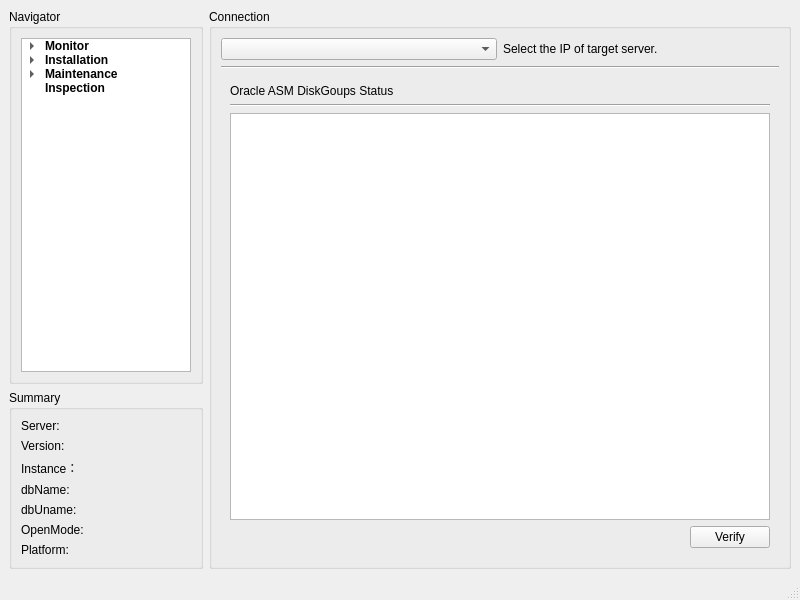
<?xml version="1.0" encoding="UTF-8"?>
<ui version="4.0">
 <class>MainWindow</class>
 <widget class="QMainWindow" name="MainWindow">
  <property name="geometry">
   <rect>
    <x>0</x>
    <y>0</y>
    <width>800</width>
    <height>600</height>
   </rect>
  </property>
  <property name="windowTitle">
   <string>ServerUtilities</string>
  </property>
  <property name="windowIcon">
   <iconset>
    <normaloff>ooopic_1569555377.ico</normaloff>ooopic_1569555377.ico</iconset>
  </property>
  <widget class="QWidget" name="centralwidget">
   <layout class="QGridLayout" name="gridLayout">
    <item row="0" column="0">
     <layout class="QGridLayout" name="gridLayout_10" columnstretch="1,3">
      <item row="0" column="0">
       <layout class="QGridLayout" name="gridLayout_3" rowstretch="1,0">
        <item row="0" column="0">
         <widget class="QGroupBox" name="groupBox_3">
          <property name="title">
           <string>Navigator</string>
          </property>
          <layout class="QGridLayout" name="gridLayout_7">
           <item row="0" column="0">
            <widget class="QTreeWidget" name="treeWidget">
             <property name="headerHidden">
              <bool>true</bool>
             </property>
             <column>
              <property name="text">
               <string>Navigator</string>
              </property>
              <property name="font">
               <font>
                <weight>75</weight>
                <bold>true</bold>
               </font>
              </property>
             </column>
             <item>
              <property name="text">
               <string>Monitor</string>
              </property>
              <property name="font">
               <font>
                <weight>75</weight>
                <bold>true</bold>
               </font>
              </property>
              <item>
               <property name="text">
                <string>Server Status</string>
               </property>
              </item>
              <item>
               <property name="text">
                <string>Users and Privileges</string>
               </property>
              </item>
              <item>
               <property name="text">
                <string>System Variables</string>
               </property>
              </item>
              <item>
               <property name="text">
                <string>Report Export</string>
               </property>
              </item>
             </item>
             <item>
              <property name="text">
               <string>Installation</string>
              </property>
              <property name="font">
               <font>
                <weight>75</weight>
                <bold>true</bold>
               </font>
              </property>
              <item>
               <property name="text">
                <string>Oracle Installation</string>
               </property>
              </item>
              <item>
               <property name="text">
                <string>Mysq Installation</string>
               </property>
              </item>
              <item>
               <property name="text">
                <string>PostgreSQL Installation</string>
               </property>
              </item>
             </item>
             <item>
              <property name="text">
               <string>Maintenance</string>
              </property>
              <property name="font">
               <font>
                <weight>75</weight>
                <bold>true</bold>
               </font>
              </property>
              <item>
               <property name="text">
                <string>Oracle DDL Authorization</string>
               </property>
              </item>
              <item>
               <property name="text">
                <string>Database Increment</string>
               </property>
              </item>
              <item>
               <property name="text">
                <string>Oracle DataGuard</string>
               </property>
              </item>
              <item>
               <property name="text">
                <string>ASM DiskGroup</string>
               </property>
              </item>
             </item>
             <item>
              <property name="text">
               <string>Inspection</string>
              </property>
              <property name="font">
               <font>
                <weight>75</weight>
                <bold>true</bold>
               </font>
              </property>
             </item>
            </widget>
           </item>
          </layout>
         </widget>
        </item>
        <item row="1" column="0">
         <widget class="QGroupBox" name="groupBox_2">
          <property name="sizePolicy">
           <sizepolicy hsizetype="Preferred" vsizetype="Minimum">
            <horstretch>0</horstretch>
            <verstretch>0</verstretch>
           </sizepolicy>
          </property>
          <property name="title">
           <string>Summary</string>
          </property>
          <layout class="QGridLayout" name="gridLayout_8">
           <item row="0" column="1">
            <layout class="QGridLayout" name="gridLayout_9">
             <item row="0" column="0">
              <layout class="QGridLayout" name="gridLayout_12">
               <item row="0" column="0">
                <widget class="QLabel" name="label_100">
                 <property name="text">
                  <string>Server:</string>
                 </property>
                </widget>
               </item>
               <item row="2" column="0">
                <widget class="QLabel" name="label_102">
                 <property name="text">
                  <string>Instance：</string>
                 </property>
                </widget>
               </item>
               <item row="3" column="0">
                <widget class="QLabel" name="label_103">
                 <property name="text">
                  <string>dbName:</string>
                 </property>
                </widget>
               </item>
               <item row="4" column="0">
                <widget class="QLabel" name="label_104">
                 <property name="text">
                  <string>dbUname:</string>
                 </property>
                </widget>
               </item>
               <item row="5" column="0">
                <widget class="QLabel" name="label_105">
                 <property name="text">
                  <string>OpenMode:</string>
                 </property>
                </widget>
               </item>
               <item row="1" column="0">
                <widget class="QLabel" name="label_101">
                 <property name="text">
                  <string>Version:</string>
                 </property>
                </widget>
               </item>
               <item row="6" column="0">
                <widget class="QLabel" name="label_106">
                 <property name="text">
                  <string>Platform:</string>
                 </property>
                </widget>
               </item>
              </layout>
             </item>
             <item row="0" column="1">
              <layout class="QGridLayout" name="gridLayout_11">
               <item row="5" column="0">
                <widget class="QLabel" name="label_8">
                 <property name="text">
                  <string/>
                 </property>
                </widget>
               </item>
               <item row="4" column="0">
                <widget class="QLabel" name="label_7">
                 <property name="text">
                  <string/>
                 </property>
                </widget>
               </item>
               <item row="3" column="0">
                <widget class="QLabel" name="label_6">
                 <property name="text">
                  <string/>
                 </property>
                </widget>
               </item>
               <item row="1" column="0">
                <widget class="QLabel" name="label_4">
                 <property name="text">
                  <string/>
                 </property>
                </widget>
               </item>
               <item row="0" column="0">
                <widget class="QLabel" name="label_3">
                 <property name="text">
                  <string/>
                 </property>
                </widget>
               </item>
               <item row="2" column="0">
                <widget class="QLabel" name="label_5">
                 <property name="text">
                  <string/>
                 </property>
                </widget>
               </item>
               <item row="6" column="0">
                <widget class="QLabel" name="label_9">
                 <property name="text">
                  <string/>
                 </property>
                </widget>
               </item>
              </layout>
             </item>
            </layout>
           </item>
          </layout>
         </widget>
        </item>
       </layout>
      </item>
      <item row="0" column="1">
       <layout class="QGridLayout" name="gridLayout_6">
        <item row="0" column="0">
         <widget class="QGroupBox" name="groupBox">
          <property name="title">
           <string>Connection</string>
          </property>
          <layout class="QGridLayout" name="gridLayout_4">
           <item row="2" column="0">
            <widget class="QStackedWidget" name="stackedWidget">
             <property name="currentIndex">
              <number>10</number>
             </property>
             <widget class="QWidget" name="page"/>
             <widget class="QWidget" name="page_2"/>
             <widget class="QWidget" name="page_3"/>
             <widget class="QWidget" name="page_4"/>
             <widget class="QWidget" name="page_5"/>
             <widget class="QWidget" name="page_6"/>
             <widget class="QWidget" name="page_7"/>
             <widget class="QWidget" name="page_8"/>
             <widget class="QWidget" name="page_9"/>
             <widget class="QWidget" name="page_10">
              <layout class="QGridLayout" name="gridLayout_5">
               <item row="1" column="0">
                <layout class="QGridLayout" name="gridLayout_2" columnstretch="1,0">
                 <item row="4" column="1">
                  <widget class="QPushButton" name="pushButton">
                   <property name="text">
                    <string>Verify DataGuard</string>
                   </property>
                  </widget>
                 </item>
                 <item row="4" column="0">
                  <spacer name="horizontalSpacer_2">
                   <property name="orientation">
                    <enum>Qt::Horizontal</enum>
                   </property>
                   <property name="sizeHint" stdset="0">
                    <size>
                     <width>40</width>
                     <height>20</height>
                    </size>
                   </property>
                  </spacer>
                 </item>
                 <item row="3" column="0" colspan="2">
                  <widget class="QTableWidget" name="tableWidget">
                   <attribute name="horizontalHeaderCascadingSectionResizes">
                    <bool>true</bool>
                   </attribute>
                   <attribute name="horizontalHeaderShowSortIndicator" stdset="0">
                    <bool>false</bool>
                   </attribute>
                   <attribute name="verticalHeaderCascadingSectionResizes">
                    <bool>true</bool>
                   </attribute>
                  </widget>
                 </item>
                 <item row="2" column="0" colspan="2">
                  <layout class="QGridLayout" name="gridLayout_13" columnstretch="1,0,1">
                   <item row="0" column="0">
                    <layout class="QGridLayout" name="gridLayout_14" columnstretch="0,1">
                     <item row="0" column="0">
                      <widget class="QLabel" name="label_13">
                       <property name="text">
                        <string>Primary:</string>
                       </property>
                      </widget>
                     </item>
                     <item row="0" column="1">
                      <widget class="QComboBox" name="comboBox_2"/>
                     </item>
                    </layout>
                   </item>
                   <item row="0" column="1">
                    <spacer name="horizontalSpacer_3">
                     <property name="orientation">
                      <enum>Qt::Horizontal</enum>
                     </property>
                     <property name="sizeHint" stdset="0">
                      <size>
                       <width>40</width>
                       <height>20</height>
                      </size>
                     </property>
                    </spacer>
                   </item>
                   <item row="0" column="2">
                    <layout class="QGridLayout" name="gridLayout_15" columnstretch="0,1">
                     <item row="0" column="0">
                      <widget class="QLabel" name="label_14">
                       <property name="text">
                        <string>Standby:</string>
                       </property>
                      </widget>
                     </item>
                     <item row="0" column="1">
                      <widget class="QComboBox" name="comboBox_3"/>
                     </item>
                    </layout>
                   </item>
                  </layout>
                 </item>
                 <item row="0" column="0" colspan="2">
                  <widget class="QLabel" name="label_2">
                   <property name="text">
                    <string>DG synchronization status monitoring</string>
                   </property>
                  </widget>
                 </item>
                 <item row="1" column="0" colspan="2">
                  <widget class="Line" name="line">
                   <property name="orientation">
                    <enum>Qt::Horizontal</enum>
                   </property>
                  </widget>
                 </item>
                </layout>
               </item>
              </layout>
             </widget>
             <widget class="QWidget" name="page_11">
              <layout class="QGridLayout" name="gridLayout_18">
               <item row="0" column="0">
                <layout class="QGridLayout" name="gridLayout_17">
                 <item row="2" column="0">
                  <widget class="QTableWidget" name="tableWidget_2">
                   <attribute name="horizontalHeaderVisible">
                    <bool>true</bool>
                   </attribute>
                   <attribute name="horizontalHeaderCascadingSectionResizes">
                    <bool>true</bool>
                   </attribute>
                   <attribute name="horizontalHeaderShowSortIndicator" stdset="0">
                    <bool>true</bool>
                   </attribute>
                   <attribute name="horizontalHeaderStretchLastSection">
                    <bool>true</bool>
                   </attribute>
                   <attribute name="verticalHeaderVisible">
                    <bool>false</bool>
                   </attribute>
                   <attribute name="verticalHeaderCascadingSectionResizes">
                    <bool>false</bool>
                   </attribute>
                  </widget>
                 </item>
                 <item row="3" column="0">
                  <layout class="QGridLayout" name="gridLayout_16">
                   <item row="0" column="0">
                    <spacer name="horizontalSpacer_4">
                     <property name="orientation">
                      <enum>Qt::Horizontal</enum>
                     </property>
                     <property name="sizeHint" stdset="0">
                      <size>
                       <width>40</width>
                       <height>20</height>
                      </size>
                     </property>
                    </spacer>
                   </item>
                   <item row="0" column="1">
                    <widget class="QPushButton" name="pushButton_2">
                     <property name="text">
                      <string>Verify</string>
                     </property>
                    </widget>
                   </item>
                  </layout>
                 </item>
                 <item row="0" column="0">
                  <widget class="QLabel" name="label_19">
                   <property name="text">
                    <string>Oracle ASM DiskGoups Status</string>
                   </property>
                  </widget>
                 </item>
                 <item row="1" column="0">
                  <widget class="Line" name="line_3">
                   <property name="orientation">
                    <enum>Qt::Horizontal</enum>
                   </property>
                  </widget>
                 </item>
                </layout>
               </item>
              </layout>
             </widget>
            </widget>
           </item>
           <item row="1" column="0">
            <widget class="Line" name="line_2">
             <property name="orientation">
              <enum>Qt::Horizontal</enum>
             </property>
            </widget>
           </item>
           <item row="0" column="0">
            <layout class="QGridLayout" name="gridLayout_20">
             <item row="0" column="0">
              <widget class="QComboBox" name="comboBox">
               <property name="frame">
                <bool>true</bool>
               </property>
              </widget>
             </item>
             <item row="0" column="1">
              <widget class="QLabel" name="label">
               <property name="text">
                <string>Select the IP of target server.</string>
               </property>
              </widget>
             </item>
            </layout>
           </item>
          </layout>
         </widget>
        </item>
       </layout>
      </item>
     </layout>
    </item>
   </layout>
  </widget>
  <widget class="QMenuBar" name="menubar">
   <property name="geometry">
    <rect>
     <x>0</x>
     <y>0</y>
     <width>800</width>
     <height>21</height>
    </rect>
   </property>
  </widget>
  <widget class="QStatusBar" name="statusbar"/>
 </widget>
 <tabstops>
  <tabstop>treeWidget</tabstop>
  <tabstop>comboBox</tabstop>
  <tabstop>comboBox_2</tabstop>
  <tabstop>comboBox_3</tabstop>
  <tabstop>tableWidget</tabstop>
  <tabstop>pushButton</tabstop>
  <tabstop>tableWidget_2</tabstop>
  <tabstop>pushButton_2</tabstop>
 </tabstops>
 <resources/>
 <connections/>
</ui>
